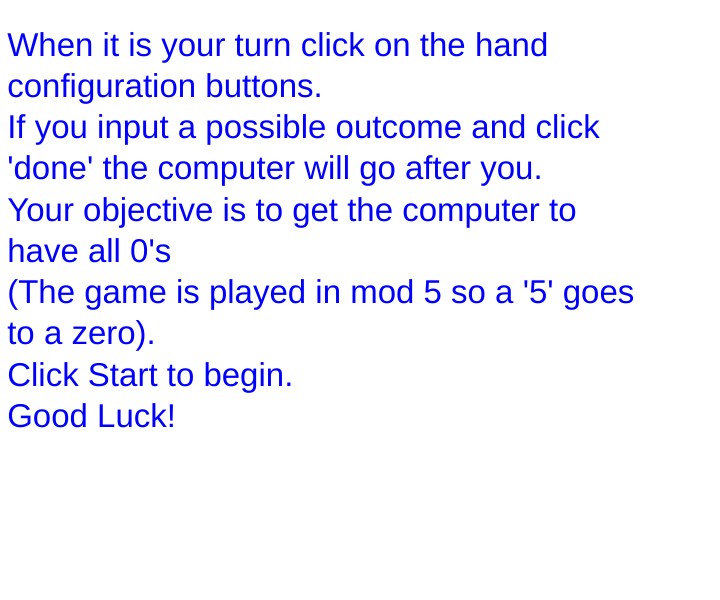
Frame 1 (no input)
Frame 60 (no input): identical to frame 1, image omitted
Frame 120 (the mouse pressed at the canvas centre since frame 60): identical to frame 1, image omitted

The p5.js sketch that drew this single still picture (run headless with seeded random() and noise() and a simulated clock; from frame 60 on, the mouse is pressed at the canvas centre):

// p5.js sketch
// ── sketch.js
//***********ALEK*****************//
//Coded by Alek Westover

//Constants and imported stuff
var screen_dims;
var screen_color;
var startScreen;
var Hands;
var OldHands;
var won;
var validMove;
var playerConfirmationStage;
var firstChance;
var oked;
var Match;
var train;
var playerStrat;
var stolenStrat;
var Strat;
var countelements;
var countelementsagain;

//strategy
var BestCompStrat=[
[2,1,1,0,3,1,1,0],
[1,1,1,2,1,2,0,2],
[1,3,0,2,1,3,0,0],
[1,4,0,0,0,4,0,0],
[2,1,1,0,3,1,1,0],
[1,1,1,2,1,0,2,2],
[1,0,4,2,1,2,2,2],
[1,2,4,2,0,2,4,2],
[1,2,4,1,1,2,4,0],
[1,3,4,0,0,3,4,0],
[1,1,1,1,1,0,2,1],
[1,0,3,1,1,2,1,1],
[2,2,1,0,4,2,1,0],
[2,2,1,2,4,2,1,2],
[4,1,1,2,0,1,1,2],
[0,1,3,2,0,1,3,0],
[1,2,1,1,1,0,3,1],
[1,0,4,1,1,3,1,1],
[1,4,1,1,1,2,3,1],
[1,2,4,1,0,2,4,1],
[0,3,4,1,0,3,4,0],
[1,2,4,1,0,2,4,1],
[0,3,4,1,0,3,4,0],
[1,1,1,1,1,1,1,2],
[3,1,1,0,4,1,1,0],
[2,1,1,2,2,2,0,2],
[2,4,0,2,2,2,2,2],
[1,2,2,3,1,2,2,0],
[1,3,2,0,3,3,2,0],
[1,3,2,2,1,3,2,0],
[1,4,2,0,0,4,2,0],
[2,1,1,0,3,1,1,0],
[1,1,1,2,1,0,2,2],
[3,0,2,0,0,0,2,0],
[1,1,1,1,1,0,2,1],
[1,0,3,1,1,2,1,1],
[1,3,1,1,1,2,2,1],
[1,3,2,1,4,3,2,1],
[4,3,1,1,0,3,1,1],
[0,4,1,1,0,4,1,0],
[1,2,1,1,1,0,3,1],
[2,0,3,0,0,0,3,0]
];

function initialize_vars() {
  screen_dims = [window.innerWidth*0.6, window.innerHeight*0.6];
  screen_color = [255, 255, 255];
  startScreen = 1;
  Hands = [1, 1, 1, 1];
  OldHands = [1, 1, 1, 1];
  won = 'no one';
  validMove = 0;
  playerConfirmationStage = 0;
  firstChance = 1;
  oked = 1;
  Match = 0;
  train = 0;
  playerStrat = [];
  stolenStrat = [];
  Strat = BestCompStrat;
  countelements = 0;
  countelementsagain = 0;
}

// initialize everything
function setup() {
  initialize_vars();
  var my_canvas = createCanvas(screen_dims[0], screen_dims[1]);
  my_canvas.class("my_canvas");
}

function dontAddDuplicates(){
  for(var i = 0; i<playerStrat.length; i++){
    for(var a = 0; a<Strat.length; a++){
      countelements=0;
      for(var c = 0; c<8; c++){
        if(playerStrat[i][c]===Strat[a][c]){
          countelements+=1;
        }
      }
    }

    for(var l = 0; l<stolenStrat.length; l++){
      countelementsagain=0;
      for(var c = 0; c<8; c++){
        if(playerStrat[i][c]===stolenStrat[l][c]){
          countelementsagain+=1;
        }
      }
    }

    if(countelements<8&&countelementsagain<8){
      stolenStrat.push(playerStrat[i]);
    }
  }
  return stolenStrat;
};

function drawHand(){
    for (var i=0; i<Hands[0]; i++){ellipse(0.9375*width,0.225*height+0.05*height*i,0.1875*width,0.05*height);}
    for (var i=0; i<Hands[2]; i++){ellipse(0.025*width,0.725*height+0.05*height*i,0.1875*width,0.05*height);}
    for (var i=0; i<Hands[1]; i++){ellipse(0.025*width,0.225*height+0.05*height*i,0.1875*width,0.05*height);}
    for (var i=0; i<Hands[3]; i++){ellipse(0.9375*width,0.725*height+0.05*height*i,0.1875*width,0.05*height);}
};

function updateScreen(){
    background(0, 101, 168);
    line(0,height/2,width,height/2);
    line(width/2,0,width/2,height);
    fill(0, 0, 0);
    textSize(20);
    text("Computer",0.0625*width,0.075*height);
    text("Player",0.7625*width,0.075*height);
    text(Hands[0],0.5375*width,0.475*height);
    text(Hands[1],0.4425*width,0.475*height);
    text(Hands[2],0.4425*width,0.5725*height);
    text(Hands[3],0.5375*width,0.5725*height);
    drawHand();
};
var turn = 'no one';

function setUpGame(){
    turn = ['computer','player'][round(random(0,1))];
    Hands = [1,1,1,1];
    won = 'no one';
    startScreen = 0;
    firstChance = 1;
    train = 0;
};

// resets hands that are over 5
function over5Reset(){
  for(var i=0; i<4;i++) {
    if(Hands[i]>4){
      Hands[i]-=5;
    }
  }
};

// Checks if the game has ended
function checkGameOver(){
    over5Reset();
    if(Hands[1]===0&&Hands[2]===0){won='player';}
    if(Hands[0]===0&&Hands[3]===0){won='computer';}
    if(train===5&&won!=='no one'){
        dontAddDuplicates();
        for(var i = 0; i<stolenStrat.length;i++){
            console.log('['+stolenStrat[i]+'], ');
        }
    }
};

// main loop
function draw(){
  background(screen_color[0], screen_color[1], screen_color[2]);
  over5Reset();
  if(startScreen===1) {
      fill(0,0,255);
      textSize(0.025*width+0.025*height);
      text("When it is your turn click on the hand configuration buttons.\n\
If you input a possible outcome and click 'done' the computer will go after you.\n\
Your objective is to get the computer to have all 0's\n\
(The game is played in mod 5 so a '5' goes to a zero).\n\
Click Start to begin.\n\
Good Luck!",0.01*width,30,width*0.9);
  }
  if(won==='no one' && startScreen===0){
    if(turn==='computer'){
      checkGameOver();
      if(won==='no one'){
        computerMove();
        over5Reset();
        checkGameOver();
      }
    }
    if(turn==='player'){
      playerMove();
      over5Reset();
    }
  }
  if (won!=='no one') {
      textSize(37);
      if(won==='player'){
          background(255,0,0);
          text("Good Job, You Won",46,200);
      }
      if(won==='computer') {
          background(0, 255, 0);
          text("Bad Job, You didn't Win",46,200);
      }
  }
}

// ── computer_compatible.html
<!DOCTYPE html>
<html>
    <head>
        <title>Alek's Game</title>    
        <script src= "https://cdnjs.cloudflare.com/ajax/libs/processing.js/1.4.8/processing.min.js"></script>
        <style>
        canvas{position: relative;}
        body{background-color: black}
        h1{background-color: red; color:black; position: relative; left:25px; width:550px}
        </style>
    </head>
    <body>
        <canvas id = "canvas" width =1000 height =800></canvas>
        <h1>AI chopsticks computers will soon exist.</h1>
    <script>
    var canx = 600;
    var cany = 600;
    var canvas = document.getElementById("canvas");
    var processing = new Processing(canvas, function(processing) {
        processing.size(canx, cany);
        processing.background(0xFFF);
        var mouseIsPressed = false;
        processing.mousePressed = function () {
            mouseIsPressed = true; 
        };
        processing.mouseReleased = function () {
            mouseIsPressed = false; 
        };
        var keyIsPressed = false;
        processing.keyPressed = function () { 
            keyIsPressed = true; 
        };
        processing.keyReleased = function () { 
            keyIsPressed = false; 
        };
        with (processing) {
//***********ALEK*****************//
var startScreen=1;
var Hands=[1,1,1,1];
var OldHands=[1,1,1,1];
var won = 'no one';
var quadrant=0;
var validMove=0;
var playerConfirmationStage=0;
var firstChance=1;
var oked=0;
var Match=0;
var train=0;
//duplicate thing doesn't work:(
var BestCompStrat=[
[2,1,1,0,3,1,1,0],
[1,1,1,2,1,2,0,2],
[1,3,0,2,1,3,0,0],
[1,4,0,0,0,4,0,0],
[2,1,1,0,3,1,1,0],
[1,1,1,2,1,0,2,2],
[1,0,4,2,1,2,2,2],
[1,2,4,2,0,2,4,2],
[1,2,4,1,1,2,4,0],
[1,3,4,0,0,3,4,0],
[1,1,1,1,1,0,2,1],
[1,0,3,1,1,2,1,1],
[2,2,1,0,4,2,1,0],
[2,2,1,2,4,2,1,2],
[4,1,1,2,0,1,1,2],
[0,1,3,2,0,1,3,0],
[1,2,1,1,1,0,3,1],
[1,0,4,1,1,3,1,1],
[1,4,1,1,1,2,3,1],
[1,2,4,1,0,2,4,1],
[0,3,4,1,0,3,4,0],
[1,2,4,1,0,2,4,1],
[0,3,4,1,0,3,4,0],
[1,1,1,1,1,1,1,2],
[3,1,1,0,4,1,1,0],
[2,1,1,2,2,2,0,2],
[2,4,0,2,2,2,2,2],
[1,2,2,3,1,2,2,0],
[1,3,2,0,3,3,2,0],
[1,3,2,2,1,3,2,0],
[1,4,2,0,0,4,2,0],
[2,1,1,0,3,1,1,0],
[1,1,1,2,1,0,2,2],
[3,0,2,0,0,0,2,0],
[1,1,1,1,1,0,2,1],
[1,0,3,1,1,2,1,1],
[1,3,1,1,1,2,2,1],
[1,3,2,1,4,3,2,1],
[4,3,1,1,0,3,1,1],
[0,4,1,1,0,4,1,0],
[1,2,1,1,1,0,3,1],
[2,0,3,0,0,0,3,0]
];
frameRate(100);
var playerStrat=[];
var stolenStrat=[];
var Strat=BestCompStrat;
var countelements=0;
var countelementsagain=0;
var dontAddDuplicates=function(){
    for(var i = 0; i<playerStrat.length; i++){
        for(var a = 0; a<Strat.length; a++){
            countelements=0;
            for(var c = 0; c<8; c++){
                if(playerStrat[i][c]===Strat[a][c]){
                    countelements+=1;
                }
            }
        }
        for(var l = 0; l<stolenStrat.length; l++){
            countelementsagain=0;
            for(var c = 0; c<8; c++){
                if(playerStrat[i][c]===stolenStrat[l][c]){
                    countelementsagain+=1;
                }
            }
        }
        if(countelements<8&&countelementsagain<8){
            stolenStrat.push(playerStrat[i]);
        }
    }
    return stolenStrat;
};
var drawHand=function(){
    for (var i=0; i<Hands[0]; i++){ellipse(0.9375*width,0.225*height+0.05*height*i,0.1875*width,0.05*height);}
    for (var i=0; i<Hands[2]; i++){ellipse(0.025*width,0.725*height+0.05*height*i,0.1875*width,0.05*height);}
    for (var i=0; i<Hands[1]; i++){ellipse(0.025*width,0.225*height+0.05*height*i,0.1875*width,0.05*height);}
    for (var i=0; i<Hands[3]; i++){ellipse(0.9375*width,0.725*height+0.05*height*i,0.1875*width,0.05*height);}
};
var updateScreen=function(){
    background(0, 101, 168);
    line(0,height/2,width,height/2);
    line(width/2,0,width/2,height);
    fill(0, 0, 0);
    textSize(20);
    text("Computer",0.0625*width,0.075*height);
    text("Player",0.7625*width,0.075*height);
    text(Hands[0],0.5375*width,0.475*height);
    text(Hands[1],0.4425*width,0.475*height);
    text(Hands[2],0.4425*width,0.5725*height);
    text(Hands[3],0.5375*width,0.5725*height);
    drawHand();
};
var turn='no one';
var setUpGame=function(){
    turn = ['computer','player'][round(random(-0.4,1))];
    Hands=[1,1,1,1];
    won='no one';
    startScreen=0;
    firstChance=1;
    oked=0;
    train=0;
};
var over5Reset = function(){for(var i=0; i<4;i++){if(Hands[i]>4){Hands[i]-=5;}}};
var playerMove = function(){
    if(firstChance===1){
        for(var i=0; i<4;i++){OldHands[i]=Hands[i];}
        firstChance=0;
    }
    updateScreen();
    if(mouseIsPressed){
        if(mouseX>width/2&&mouseY<height/2){quadrant = 1;}
        if(mouseX<width/2&&mouseY<height/2){quadrant = 2;}
        if(mouseX<width/2&&mouseY>height/2){quadrant = 3;}
        if(mouseX>width/2&&mouseY>height/2){quadrant = 4;}
    }
    if(keyIsPressed){
        if(key.code>47&&key.code<53){
            validMove=0;
            if(quadrant===1){Hands[0]=key-48;}
            if(quadrant===2){Hands[1]=key-48;}
            if(quadrant===3){Hands[2]=key-48;}
            if(quadrant===4){Hands[3]=key-48;}
        }
        if(key.toString()==='x'){
            playerConfirmationStage=0;
            for(var i=0; i<4;i++){Hands[i]=OldHands[i];}
            validMove=0;
        }
        if(validMove===1){
            if(key.toString()==='d' && playerConfirmationStage===0){playerConfirmationStage=1;} 
            if(key.toString()==='o' && playerConfirmationStage===1){playerConfirmationStage=2;}
            if(key.toString()==='n' && playerConfirmationStage===2){playerConfirmationStage=3;}
            if(key.toString()==='e' && playerConfirmationStage===3){playerConfirmationStage=4;}
            if(key.toString()==='f'){playerConfirmationStage=4;}
        }
    }
    var PrStatic=(Hands[3]===OldHands[3] && Hands[0]===OldHands[0]);
    var RtCrHt=((Hands[2]===(OldHands[2]+Hands[0])%5&&Hands[0]!==0)||(Hands[2]===(OldHands[2]+Hands[3])%5&&Hands[3]!==0));
    var LtCrHt=((Hands[1]===(OldHands[1]+Hands[0])%5&&Hands[0]!==0)||(Hands[1]===(OldHands[1]+Hands[3])%5&&Hands[3]!==0));
    var CrStatic=(Hands[2]===OldHands[2] && Hands[1]===OldHands[1]);
    var validPrSwitch=(((OldHands[0]+OldHands[3])===(Hands[0]+Hands[3]))&&OldHands[0]!==Hands[0]&&OldHands[3]!==Hands[3]&&Hands[0]!==OldHands[3]&&Hands[3]!==OldHands[0]&&Hands[0]<5&&Hands[3]<5);
    var notSuicide=true;
    if(((Hands[0]===0&&Hands[3]===5)||(Hands[3]===5&&Hands[0]===0)||(Hands[3]===0&&Hands[0]===0))){notSuicide=false;}
  
    if((PrStatic&&((Hands[1]===OldHands[1]&&RtCrHt&&OldHands[2]!==0)||(Hands[2]===OldHands[2]&&LtCrHt&&OldHands[1]!==0)))||(CrStatic&&validPrSwitch&&notSuicide)){validMove=1;}
    if(validMove===1){text("Type done to confirm your move and x to cancel it.",0.3625*width,0.62*height,190,300);}
    if(playerConfirmationStage===4){
        turn='computer';
        validMove=0;
        playerConfirmationStage=0;
        firstChance=1;
        if(train===5){
            playerStrat.push([OldHands[2],OldHands[3],OldHands[0],OldHands[1],Hands[2],Hands[3],Hands[0],Hands[1]]);
        }
    }
};
var computerMove = function(){
    if(firstChance===1){
        for(var i=0; i<4;i++){OldHands[i]=Hands[i];}
        firstChance=0;
    }
    updateScreen();
    for(var z=0; z<Strat.length; z++){
        for(var p=0; p<4;p++){
            if(Strat[z][p]===OldHands[p]){
                Match+=1;
            }
        }
        if(Match===4){
            for(var k=0; k<4;k++){
                Hands[k]=Strat[z][k+4];
            }
            Strat.splice(z,1);
            Strat.push([OldHands[0],OldHands[1],OldHands[2],OldHands[3],Hands[0],Hands[1],Hands[2],Hands[3]]);
            validMove=1;
            break;
        }
        if(Match!==4){
            Match=0;
        }
    }
    while(validMove!==1){
        for(var i = 0; i<4; i++){Hands[i]=round(random(0,8));}
        var PrStatic=(Hands[3]===OldHands[3]&&Hands[0]===OldHands[0]);
        var RtPrHt=(((Hands[0]===(OldHands[0]+Hands[2])%5)&&Hands[2]!==0)||((Hands[0]===(OldHands[0]+Hands[1])%5)&&Hands[1]!==0));
        var LtPrHt=(((Hands[3]===(OldHands[3]+Hands[2])%5)&&Hands[2]!==0)||((Hands[3]===(OldHands[3]+Hands[1])%5)&&Hands[1]!==0));
        var CrStatic=(Hands[2]===OldHands[2]&&Hands[1]===OldHands[1]);
        var validCrSwitch=( ((OldHands[2]+OldHands[1]) === (Hands[2]+Hands[1])) && (OldHands[2]!==Hands[2]) && (OldHands[1]!==Hands[1]) && (Hands[1]!==OldHands[2]) && (Hands[2]!==OldHands[1]) && Hands[2]<5 && Hands[1]<5);
        var notSuicide=true;
        if(((Hands[1]===0&&Hands[2]===5)||(Hands[1]===5&&Hands[2]===0)||(Hands[1]===0&&Hands[2]===0))){
            notSuicide=false;
        }
        if(CrStatic&&Hands[3]===OldHands[3]&&RtPrHt&&OldHands[0]!==0){
            validMove=1;
        }
        if(CrStatic&&Hands[0]===OldHands[0]&&LtPrHt&&OldHands[3]!==0){
            if(validMove===1){
                validMove=2;
            }
            if(validMove===0){
                validMove=1;
            }
        }
        if(PrStatic&&validCrSwitch&&notSuicide&&Hands[2]!==OldHands[1]&&Hands[1]!==OldHands[2]){
            if(validMove!==0){
                validMove=0;
            }
            else if(validMove===0){
                validMove=1;
            }
        }
    }
    if(validMove===1){turn='player';firstChance=1;validMove=0;Match=0;}
};
var checkGameOver= function(){
    over5Reset();
    if(Hands[1]===0&&Hands[2]===0){won='player';}
    if(Hands[0]===0&&Hands[3]===0){won='computer';}
    if(train===5&&won!=='no one'){
        dontAddDuplicates();
        for(var i = 0; i<stolenStrat.length;i++){
            println('['+stolenStrat[i]+'],')
        }
    }
};
var draw = function(){
    over5Reset();
    if(startScreen===1){
        background(255,255,0);
        fill(0,0,255);
        textSize(0.075*width);
        text("CHOPSTICKS!",0.3*width,0.125*height);
        textSize(0.025*width+0.025*height);
        text("Made by Alek, perfected by Poe",0.025*width,0.03*height,0.25*width,600);
        text("When it is your turn click on the hand you want to change and type the outcome you want in it's box. If you input a possible outcome and type 'done' the computer will go after you. Type X to cancel. Your objective is to get the computer to have all 5's or 0's(they are equivelant as when a hand goes to 5 or above you subtract five from it). Click anywhere to begin.       \n                    Good Luck!",0.25*width,116,350,400);
        if(mouseIsPressed){setUpGame();}
    }
    if(won==='no one' && startScreen===0){
        if(oked!==2){
            updateScreen();
            text("I'm really good, type ok to begin",0.275*width,0.375*height);
            if(keyIsPressed){
                if(key.toString()==='o'&&oked===0){oked=1;}
                if(key.toString()==='k'&&oked===1){oked=2;}
                if(key.toString()==='f'){
                    train=5;
                    oked=2;
                }
            }
        }
        if(oked===2){
            if(turn==='computer'){
                checkGameOver();
                if(won==='no one'){
                    computerMove();
                    over5Reset();
                    checkGameOver();
                }   
            }
            if(turn==='player'){
                playerMove();
                over5Reset();
                text("It your turn. Type x to reset the hands.",0.4*width,0.25*height,150,400);
            }
        }
    }
    if (won!=='no one'){
        textSize(37);
        if(won==='player'){
            background(255,0,0);
            text("Good Job, You Won",46,200); 
        }
        if(won==='computer'){
            background(0, 255, 0);
            text("Bad Job, You didn't Win",46,200); 
        }
        fill(55, 255, 255);
        rect(8,8,198,35);
        fill(0, 0, 0);
        textSize(20);
        text("RESTART GAME",32,35);
        if(mouseIsPressed&&8<mouseX&&mouseX<206&&8<mouseY&&mouseY<43){setUpGame();}
    }
};
}
        if (typeof draw !== 'undefined') processing.draw = draw;
    });
    </script>
    </body>
</html>

// ── enemy.js
function computerMove (){
    if(firstChance===1){
        for(var i=0; i<4;i++){OldHands[i]=Hands[i];}
        firstChance=0;
    }
    updateScreen();
    for(var z=0; z<Strat.length; z++){
        for(var p=0; p<4;p++){
            if(Strat[z][p]===OldHands[p]){
                Match+=1;
            }
        }
        if(Match===4){
            for(var k=0; k<4;k++){
                Hands[k]=Strat[z][k+4];
            }
            Strat.splice(z,1);
            Strat.push([OldHands[0],OldHands[1],OldHands[2],OldHands[3],Hands[0],Hands[1],Hands[2],Hands[3]]);
            validMove=1;
            break;
        }
        if(Match!==4){
            Match=0;
        }
    }
    while(validMove!==1){
        for(var i = 0; i<4; i++){Hands[i]=round(random(0,8));}
        var PrStatic=(Hands[3]===OldHands[3]&&Hands[0]===OldHands[0]);
        var RtPrHt=(((Hands[0]===(OldHands[0]+Hands[2])%5)&&Hands[2]!==0)||((Hands[0]===(OldHands[0]+Hands[1])%5)&&Hands[1]!==0));
        var LtPrHt=(((Hands[3]===(OldHands[3]+Hands[2])%5)&&Hands[2]!==0)||((Hands[3]===(OldHands[3]+Hands[1])%5)&&Hands[1]!==0));
        var CrStatic=(Hands[2]===OldHands[2]&&Hands[1]===OldHands[1]);
        var validCrSwitch=( ((OldHands[2]+OldHands[1]) === (Hands[2]+Hands[1])) && (OldHands[2]!==Hands[2]) && (OldHands[1]!==Hands[1]) && (Hands[1]!==OldHands[2]) && (Hands[2]!==OldHands[1]) && Hands[2]<5 && Hands[1]<5);
        var notSuicide=true;
        if(((Hands[1]===0&&Hands[2]===5)||(Hands[1]===5&&Hands[2]===0)||(Hands[1]===0&&Hands[2]===0))){
            notSuicide=false;
        }
        if(CrStatic&&Hands[3]===OldHands[3]&&RtPrHt&&OldHands[0]!==0){
            validMove=1;
        }
        if(CrStatic&&Hands[0]===OldHands[0]&&LtPrHt&&OldHands[3]!==0){
            if(validMove===1){
                validMove=2;
            }
            if(validMove===0){
                validMove=1;
            }
        }
        if(PrStatic&&validCrSwitch&&notSuicide&&Hands[2]!==OldHands[1]&&Hands[1]!==OldHands[2]){
            if(validMove!==0){
                validMove=0;
            }
            else if(validMove===0){
                validMove=1;
            }
        }
    }
    if(validMove===1){turn='player';firstChance=1;validMove=0;Match=0;}
};

// ── player.js
function playerMove() {
    if(firstChance===1){
        for(var i=0; i<4;i++){OldHands[i]=Hands[i];}
        firstChance=0;
    }
    updateScreen();
    var PrStatic=(Hands[3]===OldHands[3] && Hands[0]===OldHands[0]);
    var RtCrHt=((Hands[2]===(OldHands[2]+Hands[0])%5&&Hands[0]!==0)||(Hands[2]===(OldHands[2]+Hands[3])%5&&Hands[3]!==0));
    var LtCrHt=((Hands[1]===(OldHands[1]+Hands[0])%5&&Hands[0]!==0)||(Hands[1]===(OldHands[1]+Hands[3])%5&&Hands[3]!==0));
    var CrStatic=(Hands[2]===OldHands[2] && Hands[1]===OldHands[1]);
    var validPrSwitch=(((OldHands[0]+OldHands[3])===(Hands[0]+Hands[3]))&&OldHands[0]!==Hands[0]&&OldHands[3]!==Hands[3]&&Hands[0]!==OldHands[3]&&Hands[3]!==OldHands[0]&&Hands[0]<5&&Hands[3]<5);
    var notSuicide=true;
    if(((Hands[0]===0&&Hands[3]===5)||(Hands[3]===5&&Hands[0]===0)||(Hands[3]===0&&Hands[0]===0))){notSuicide=false;}

    if((PrStatic&&((Hands[1]===OldHands[1]&&RtCrHt&&OldHands[2]!==0)||(Hands[2]===OldHands[2]&&LtCrHt&&OldHands[1]!==0)))||(CrStatic&&validPrSwitch&&notSuicide)){validMove=1;}
    if(validMove===1){text("Type done to confirm your move and x to cancel it.",0.3625*width,0.62*height,190,300);}
    if(playerConfirmationStage===4){
        turn='computer';
        validMove=0;
        playerConfirmationStage=0;
        firstChance=1;
        if(train===5){
            playerStrat.push([OldHands[2],OldHands[3],OldHands[0],OldHands[1],Hands[2],Hands[3],Hands[0],Hands[1]]);
        }
    }
};

// ── style.css
.my_canvas {
  position: absolute;
  right: 1%;
  top: 1%;
  margin: 2%;
}

body {
  background-color: black;
}

div.buttons button {
    padding: 0.5%;
    margin: 1%;
}

div.buttons {
    margin: 2%;
    width: 30%;
}

h1 {
  color: white;
  margin: 2%;
}
